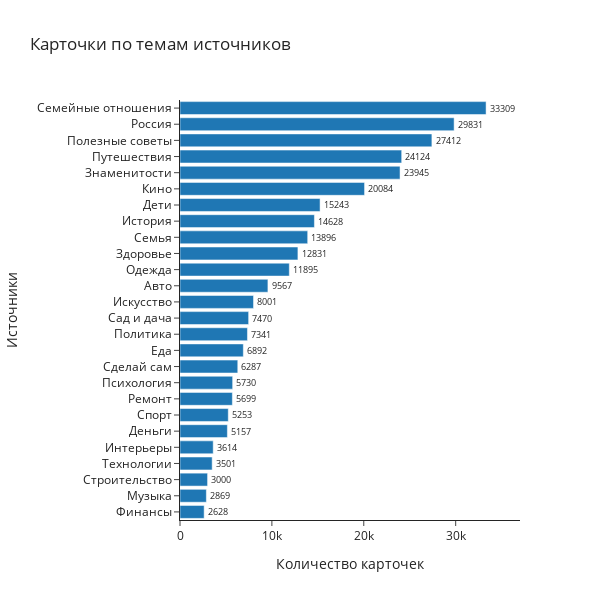

Write notebook code for a chart like this one.
### Code cell
fig = px.bar(topics, x="visits", y="source_topic", orientation='h',
                 width=600, height=600, template="simple_white",labels={
                     "source_topic": "Источники",
                     "visits": "Количество карточек"
                 },
                title="Карточки по темам источников", text='visits')
fig.update_traces(textposition='outside')
fig = fig.update_layout(
    xaxis_range=[0, 37000]
)
fig.show()

### Figure 1 — Plotly figure (JSON) as saved in the notebook; plotly's stock layout.template omitted (floating-point values rounded to 4 significant figures)
{"data": [{"alignmentgroup": "True", "hovertemplate": "Количество карточек=%{text}<br>Источники=%{y}<extra></extra>", "legendgroup": "", "marker": {"color": "#1F77B4"}, "name": "", "offsetgroup": "", "orientation": "h", "showlegend": false, "text": [2628, 2869, 3000, 3501, 3614, 5157, 5253, 5699, 5730, 6287, 6892, 7341, 7470, 8001, 9567, 11895, 12831, 13896, 14628, 15243, 20084, 23945, 24124, 27412, 29831, 33309], "textposition": "outside", "type": "bar", "x": [2628, 2869, 3000, 3501, 3614, 5157, 5253, 5699, 5730, 6287, 6892, 7341, 7470, 8001, 9567, 11895, 12831, 13896, 14628, 15243, 20084, 23945, 24124, 27412, 29831, 33309], "xaxis": "x", "y": ["Финансы", "Музыка", "Строительство", "Технологии", "Интерьеры", "Деньги", "Спорт", "Ремонт", "Психология", "Сделай сам", "Еда", "Политика", "Сад и дача", "Искусство", "Авто", "Одежда", "Здоровье", "Семья", "История", "Дети", "Кино", "Знаменитости", "Путешествия", "Полезные советы", "Россия", "Семейные отношения"], "yaxis": "y"}], "layout": {"barmode": "relative", "height": 600, "legend": {"tracegroupgap": 0}, "title": {"text": "Карточки по темам источников"}, "width": 600, "xaxis": {"anchor": "y", "domain": [0, 1], "range": [0, 37000], "title": {"text": "Количество карточек"}}, "yaxis": {"anchor": "x", "domain": [0, 1], "title": {"text": "Источники"}}}}
